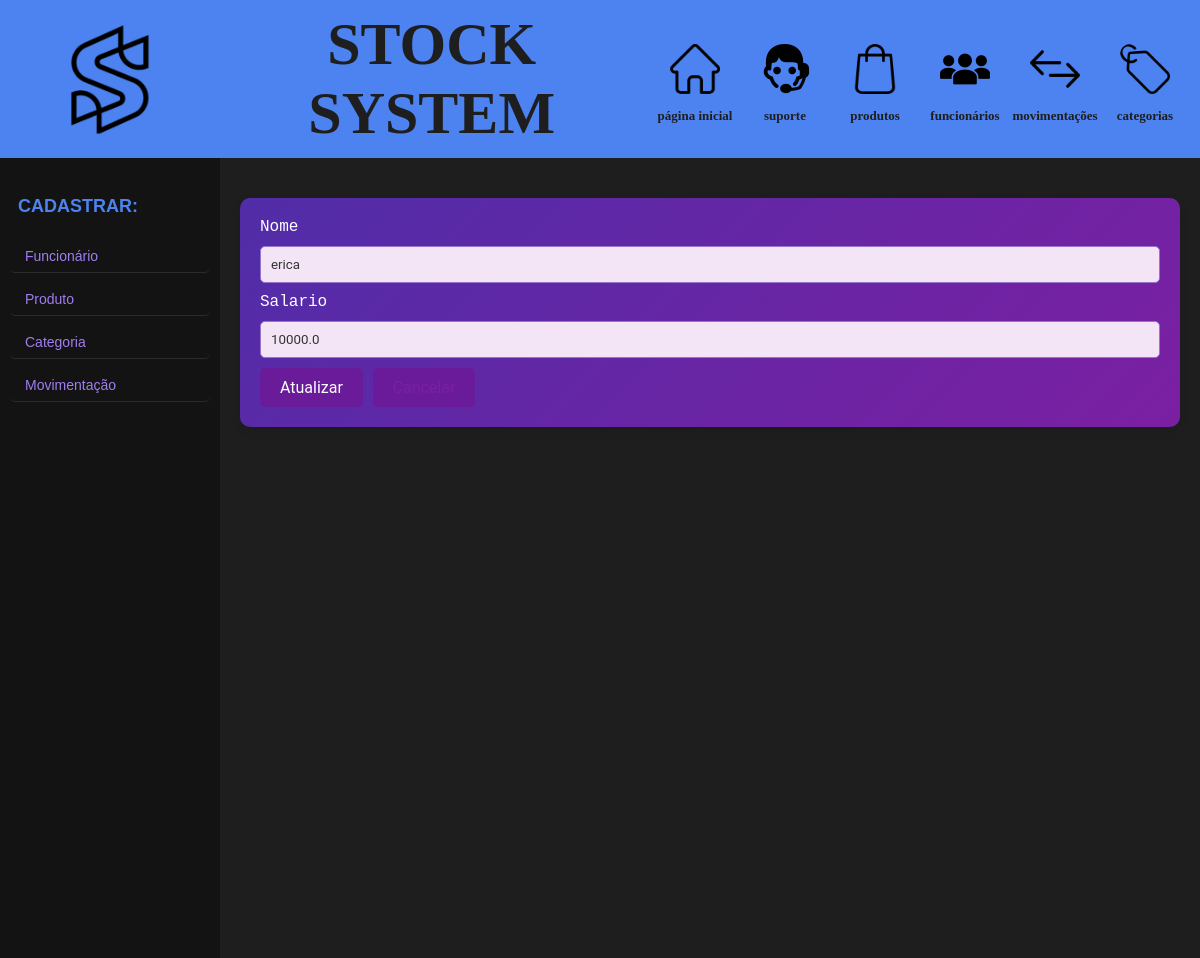
Before: /editar_funcionario/4 with the older database file.
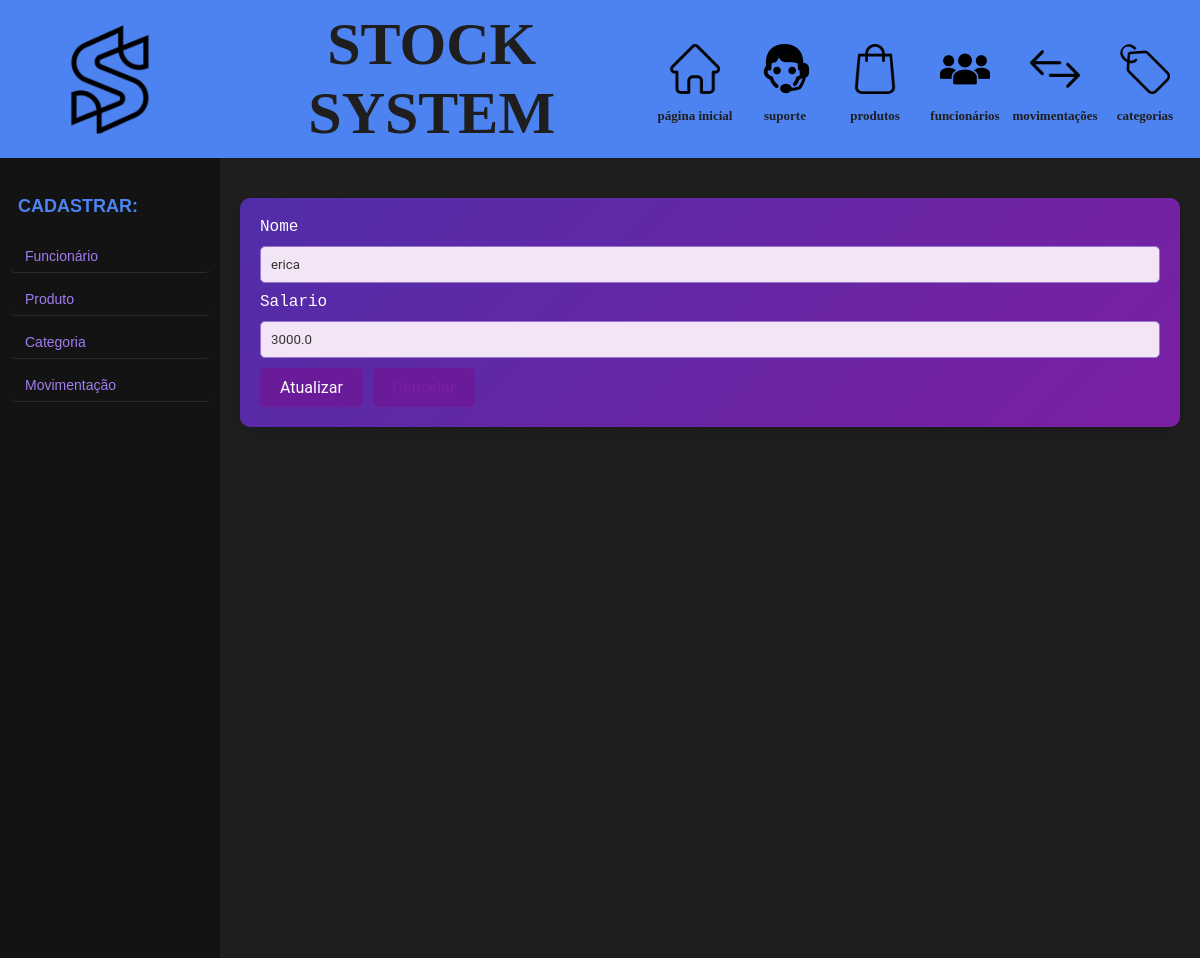
After: the same page with the newer database file.
### models.py (models this page shows, shortened)
class Funcionario(Base):
    __tablename__ = 'funcionario'
    nome = Column(String(40), nullable=False, index=True)
    id = Column(Integer, primary_key=True, unique=True)
    cpf = Column(String(11), nullable=False, index=True, unique=True)
    salario = Column(Float, nullable=False, index=False)
    def __repr__(self):
        return ('<Funcionario: nome: {}  cpf: {}  salario: {} >'.
                format(self.nome, self.cpf, self.salario
                       ))

### app.py (the view, shortened to what this page needs)
@app.route('/editar_funcionario/<int:id_funcionario>', methods=['POST', 'GET'])
def editar_funcionario(id_funcionario):
    funcionario_resultado = db_session.execute(select(Funcionario).filter_by(id=int(id_funcionario))).scalar()
    print(funcionario_resultado)
    if not funcionario_resultado:
        flash("Funcionario nÃ£o encontrado", "error")
        return redirect(url_for('funcionario'))
    return render_template('editar_funcionario.html', funcionario=funcionario_resultado)

### templates/editar_funcionario.html
{% extends 'template.html' %}
{% block conteudo %}
<form action="{{url_for('editar_funcionario', id_funcionario=funcionario.id)}}" method="POST">
    <label>Nome </label>
    <input type="text" name="form_nome" value="{{funcionario.nome}}" required>
    <label>Salario </label>
    <input type="text" name="form_salario" value="{{funcionario.salario}}" required>
    <button> Atualizar</button>
    <button><a href="{{url_for('funcionario')}}"> Cancelar</a></button>
</form>
{% endblock conteudo %}

Changed rows visible on the page:
changed Funcionario "erica": form_salario "10000.0" → "3000.0"
